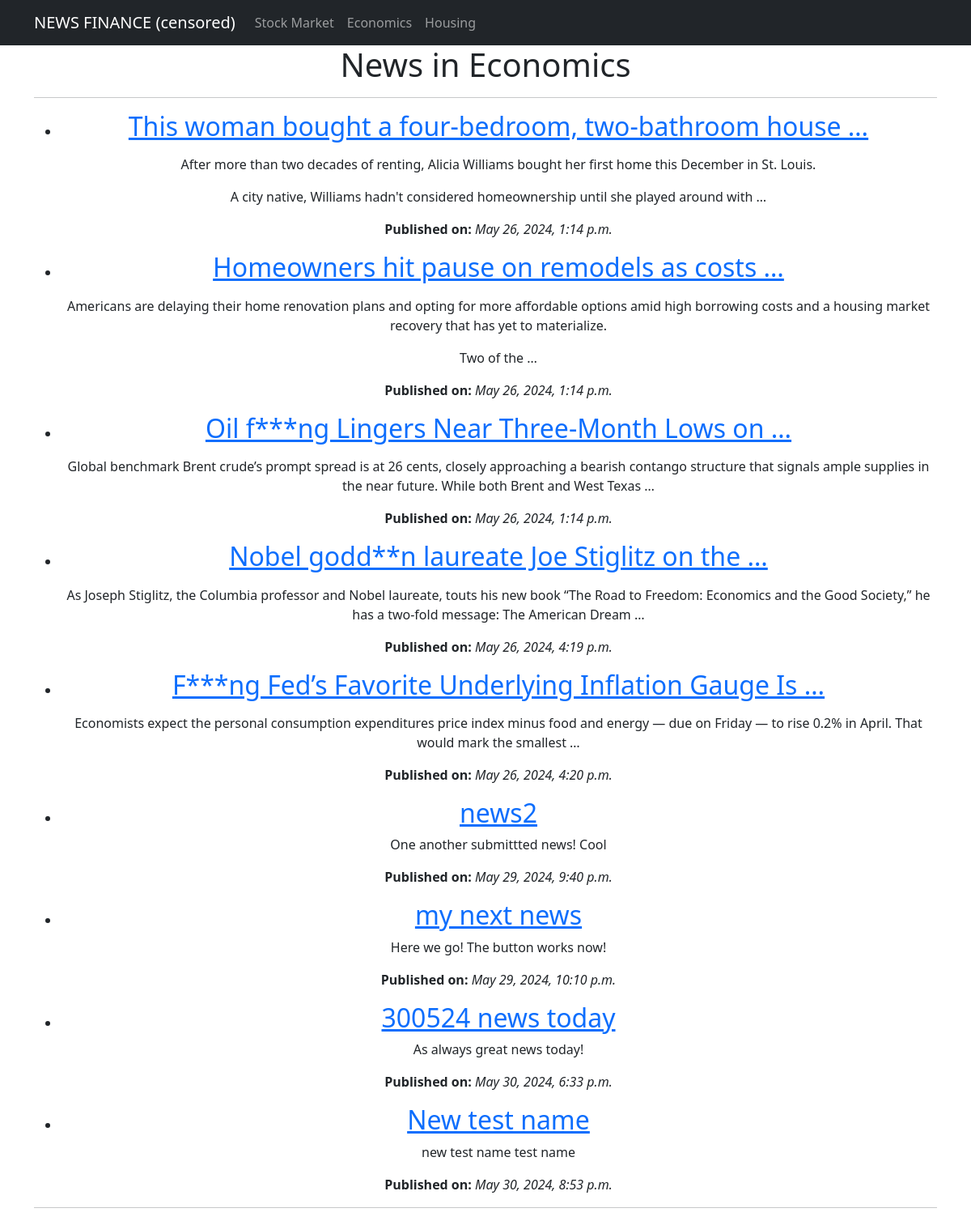
The app's page /category/Economics/, older data.
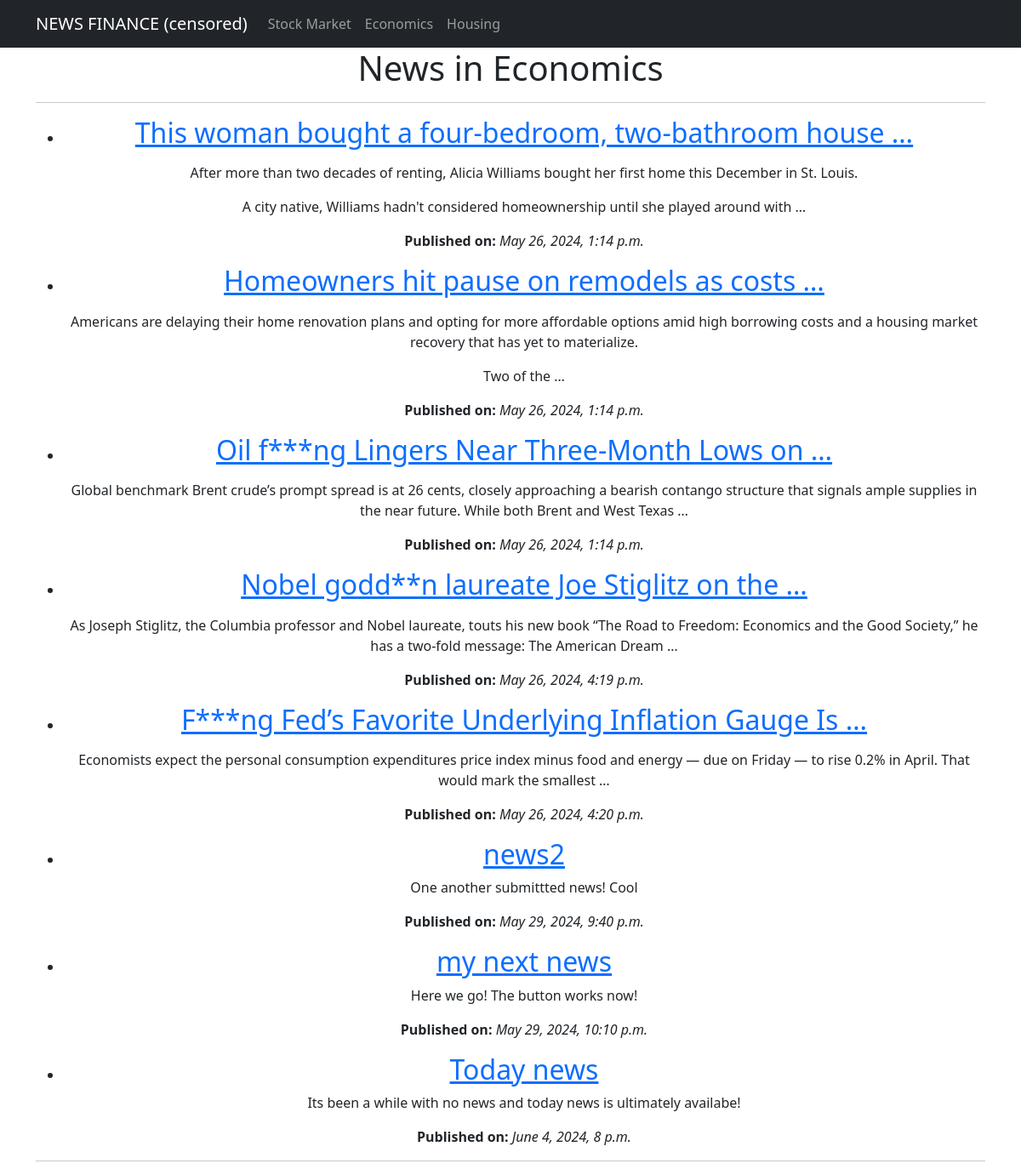
The same page, newer data.
### app/models.py (models this page shows, shortened)
class Category(models.Model):
    name = models.CharField(max_length=100, unique=True)
    class Meta:
        verbose_name_plural = "Categories"

class News(models.Model):
    name = models.CharField(max_length=150, unique=True)
    description = models.TextField()
    published_date = models.DateTimeField(auto_now_add=True)
    category = models.ForeignKey(to='Category', on_delete=models.CASCADE, related_name='news')
    class Meta:
        verbose_name_plural = "News"

### app/views.py (the view)
# urls.py: path('category/<str:category_name>/', NewsByCategory.as_view(), name='news_by_category'),  # News by category
class NewsByCategory(ListView):
    template_name = 'news_by_category.html'
    context_object_name = 'news_items'
    def get_queryset(self):
        self.category = get_object_or_404(Category, name=self.kwargs['category_name'])
        return News.objects.filter(category=self.category)
    def get_context_data(self, **kwargs):
        context = super().get_context_data(**kwargs)
        context['category'] = self.category
        return context

### app/templatetags/custom_filters.py (called while the page is built)
@register.filter(name='censor_bad_words')
def censor_bad_words(value):
    words = value.split()
    censored_words = [BAD_WORDS.get(word, word) for word in words]
    return ' '.join(censored_words)

### templates/news_by_category.html (shortened to what this page needs)
{% extends 'flatpages/default.html' %}
{% load custom_filters %}
{% block content %}
<h1>News in {{ category.name }}</h1>
<hr>
<ul>
    {% for news in news_items %}
        <li>
            <h2><a href="{% url 'news_detail' news.pk %}">{{ news.name|censor_bad_words|truncatewords:7 }}</a></h2>
            <p>{{ news.description|truncatewords:30|safe }}</p>
            <p><strong>Published on:</strong> <i>{{ news.published_date }}</i></p>
        </li>
    {% empty %}
        <li>No news in this category.</li>
    {% endfor %}
</ul>
<hr>
{% endblock content %}

### templates/flatpages/default.html (shortened to what this page needs)
<!DOCTYPE html>
<html lang="en">
    <head>
        {% load static %}
        <link href="{% static 'css/styles.css' %}" rel="stylesheet" />
    </head>
<body>
    <nav class="navbar navbar-expand-lg navbar-dark bg-dark static-top">
        <div class="container">
            <a class="navbar-brand" href="{% url 'news_list' %}">NEWS FINANCE (censored)</a>
            <div class="collapse navbar-collapse" id="navbarResponsive">
                <ul class="navbar-nav ml-auto">
                    <li class="nav-item">
                        <a class="nav-link" href="{% url 'news_by_category' category_name='Stock Market' %}">Stock Market</a>
                    </li>
                    <li class="nav-item">
                        <a class="nav-link" href="{% url 'news_by_category' category_name='Economics' %}">Economics</a>
                    </li>
                    <li class="nav-item">
                        <a class="nav-link" href="{% url 'news_by_category' category_name='Housing' %}">Housing</a>
                    </li>
                </ul>
            </div>
        </div>
    </nav>
    <div class="container">
        <div class="row">
            <div class="col-lg-12 text-center">
                {% block content %}{% endblock content %}
            </div>
        </div>
    </div>
</body>
</html>

Row changes from the older to the newer data that the page shows:
removed News: name|censor_bad_words "300524 news today", description "As always great news today!", published_date "May 30, 2024, 6:33 p.m."
removed News: name|censor_bad_words "New test name", description "new test name test name", published_date "May 30, 2024, 8:53 p.m."
added News: name|censor_bad_words "Today news", description "Its been a while with no news and today news is ultimately availabe!", published_date "June 4, 2024, 8 p.m."
